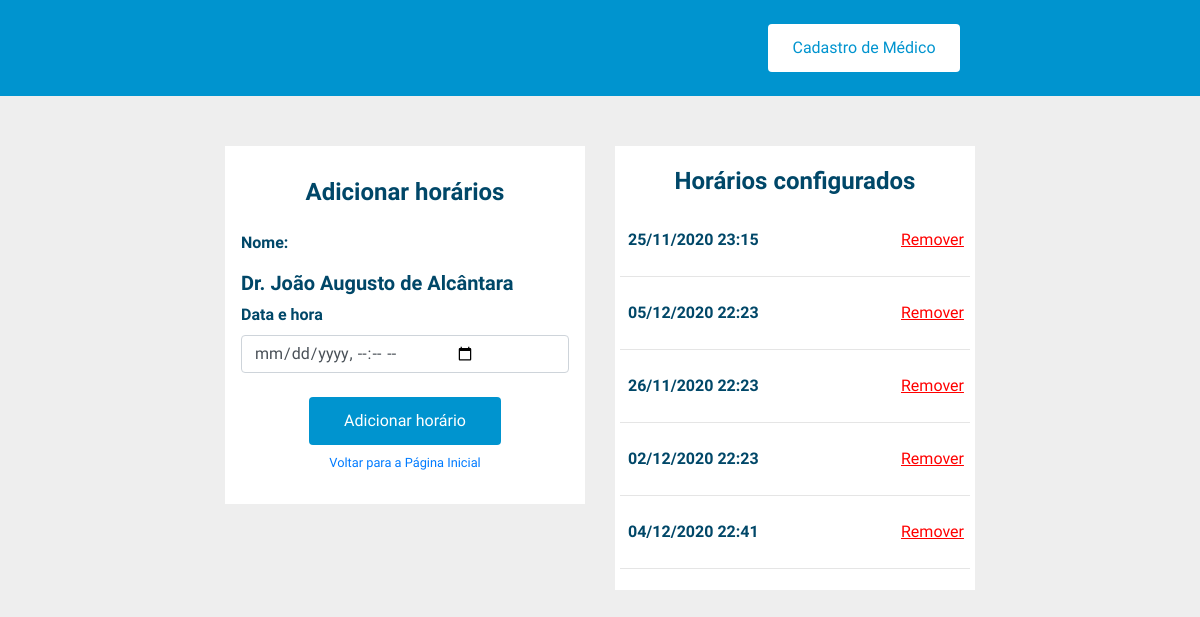
Page /src/view/configurarHorario.php?id=2 on the committed database.
### tables this page shows
CREATE TABLE `medico` (
  `id` int(11) NOT NULL,
  `email` varchar(145) NOT NULL,
  `nome` varchar(145) NOT NULL,
  `senha` varchar(145) NOT NULL,
  `data_criacao` timestamp NOT NULL DEFAULT current_timestamp() ON UPDATE current_timestamp(),
  `data_alteracao` timestamp NULL DEFAULT NULL
);

CREATE TABLE `horario` (
  `id` int(11) NOT NULL,
  `id_medico` int(11) NOT NULL COMMENT 'id da tabela médico\n',
  `data_horario` datetime NOT NULL,
  `horario_agendado` int(1) DEFAULT 1 COMMENT 'O atributo horario_agendado da tabela horario deve corresponder a\r\ndisponibilidade do horário:\r\n- Se for 1 (um) o horário já foi agendado e está ocupado;\r\n- Se for 0 (zero) o horário está liberado para o agendamento;\r\n',
  `data_criacao` timestamp NOT NULL DEFAULT current_timestamp() ON UPDATE current_timestamp(),
  `data_alteracao` timestamp NULL DEFAULT NULL
);

### src/controller/medicoController.php (called while the page is built, shortened)
<?php
require_once '../model/Medico.php';
$objMedico = new Medico();

### src/model/Medico.php (called while the page is built, shortened)
<?php
include_once 'Banco.php';
class Medico extends Banco {
    protected $table = 'medico';
    public function select($id){
		$sql  = "SELECT * FROM $this->table WHERE id = :id";
		$stmt = Banco::prepare($sql);
		$stmt->bindParam(':id', $id, PDO::PARAM_INT);
		$stmt->execute();
		return $stmt->fetch();
	}
}

### src/model/Banco.php (called while the page is built, shortened)
<?php
class Banco {
    private static $instance;
    public static function getInstance() {
        if (!isset(self::$instance)) {
            try {
                self::$instance = new PDO('mysql:host=' . DB_HOST . ';dbname=' . DB_NAME, DB_USER, DB_PASS);
                self::$instance->setAttribute(PDO::ATTR_ERRMODE, PDO::ERRMODE_EXCEPTION);
                self::$instance->setAttribute(PDO::ATTR_DEFAULT_FETCH_MODE, PDO::FETCH_OBJ);
            } catch (PDOException $e) {
                echo $e->getMessage();
            }
        }
        return self::$instance;
    }
    public static function prepare($sql) {
        return self::getInstance()->prepare($sql);
    }
}

### src/controller/horarioController.php (called while the page is built, shortened)
<?php
require_once '../model/Horario.php';
$objHorario = new Horario();

### src/model/Horario.php (called while the page is built, shortened)
<?php
require_once 'Banco.php';
class Horario extends Banco {
    protected $table = 'horario';
    public function selectTime($id_medico){
        $sql  = "SELECT * FROM $this->table WHERE id_medico = :id_medico";
        $stmt = Banco::prepare($sql);
        $stmt->bindParam(':id_medico', $id_medico, PDO::PARAM_INT);
        $stmt->execute();
        return $stmt->fetchAll();
    }
}

### src/view/configurarHorario.php (the view, shortened to what this page needs)
<?php
require_once'../controller/medicoController.php';
require_once'../controller/horarioController.php';
$id = strip_tags(addslashes(trim($_GET['id'])));
$value = $objMedico->select($id)
?>
<!DOCTYPE html>
<html lang="pt-br">
<head>
	<link rel="stylesheet" href="https://stackpath.bootstrapcdn.com/bootstrap/4.4.1/css/bootstrap.min.css">
	<link rel="stylesheet" type="text/css" href="./css/style.css">
</head>
<body>
	<header>
		<nav class="menu">
			<a href="cadastro.php" class="nav-button">Cadastro de Médico</a>
		</nav>
	</header>
	<main class="main">
		<div class="row">
			<div class="col-md-6">
				<div class="container-add p-3">
			    	<div class="row my-3">
			    		<div class="col-md-12">
			    			<h4 class="text-center darkblue">Adicionar horários</h4>
			    		</div>
			    	</div>
			    	<div class="row">
			    		<div class="col-md-12">
			    			<p class="darkblue">Nome:</p>
			    		</div>
			    	</div>
			    	<div class="row">
			    		<div class="col-md-12">
			    			<h5 class="text-left darkblue"><?php echo $value->nome; ?></h5>
			    		</div>
			    	</div>
			    	<div class="row">
			    		<div class="col-md-12">
			    			<form name="formAddTime" method="post" class="form-add">
			    				<label for="datetime" class="darkblue">Data e hora</label>
			    				<input type="datetime-local" id="datetime" name="dataHora" class="form-control" required>
			    				<div class="form-button my-3">
						   			<button type="submit" name="botaoAdicionarHorario" id="add" class="button-register my-2">Adicionar horário</button>
						   			<a href="index.php" class="link-back-home">Voltar para a Página Inicial</a>
						   		</div>
			    			</form>
			    		</div>
			    	</div>
			    </div>
			</div>
			<div class="col-md-6">
				<div class="container-config">
			    	<div class="row my-3">
			    		<div class="col-md-12">
			    			<h4 class="text-center darkblue">Horários configurados</h4>
			    		</div>
			    	</div>
			    	<?php
			    		foreach ($objHorario->selectTime($id) as $key => $valueHorario) {
			    	?>
			    		<div class="row p-2" id="idHorario-<?php echo $valueHorario->id; ?>">
			    			<div class="col-md-9 darkblue"><?php echo date("d/m/Y H:i", strtotime($valueHorario->data_horario)); ?></div>
			    			<div class="col-md-3"><?php echo $remover = $valueHorario->horario_agendado ? "" : "<button type='button' class='remove-button' data-id='$valueHorario->id'>Remover</button>"; ?></div>
			    		</div>
			    		<hr>
			    	<?php
			    		}
			    	?>
			    </div>
			</div>
		</div>
	</main>
</body>
</html>

### src/view/css/style.css (style rules this page uses)
* { margin: 0; padding: 0; border: 0; list-style:none; font-family: 'Signika', sans-serif; }
body { margin: 0; padding: 0; border: 0; background-color: #eeeeee; }
.menu { background-color: #0094cf; height: 6rem; min-width: 100vw; display: flex; align-items: center; justify-content: flex-end; padding-right: 20vw; }
.menu .nav-button { height: 3rem; width: 12rem; background: #FFFFFF; border-radius: 4px; color: #0094cf; border-color: #0094cf; display: flex; align-items: center; justify-content: center; padding-left: 14px; padding-right: 14px; font-weight: 500; }
.main { display: flex; justify-content: center; align-items: center; align-content: center; padding: 50px; flex-direction: column; }
.form-control { display: inline-flex; }
.form-button { display: flex; align-content: center; justify-content: center; align-items: center; flex-direction: column; }
.button-register { height: 3rem; width: 12rem; background: #0094cf; border-radius: 4px; color: #FFFFFF; border-color: #0094cf; display: flex; align-items: center; justify-content: center; padding-left: 14px; padding-right: 14px; font-weight: 500; }
.link-back-home { font-size: 0.8rem; }
.container-add { width: 30vw; min-height: 10vh; background: white; padding: 5px; }
.container-config { width: 30vw; min-height: 10vh; background: white; padding: 5px; }
.remove-button { color: red; background: none; font-weight: 500; text-decoration: underline; border: none; }
.darkblue { color: #004768; font-weight: bolder; }

### rows in the picture
medico: nome "Dr. João Augusto de Alcântara"
horario: data_horario "25/11/2020 23:15"
horario: data_horario "05/12/2020 22:23"
horario: data_horario "26/11/2020 22:23"
horario: data_horario "02/12/2020 22:23"
horario: data_horario "04/12/2020 22:41"
